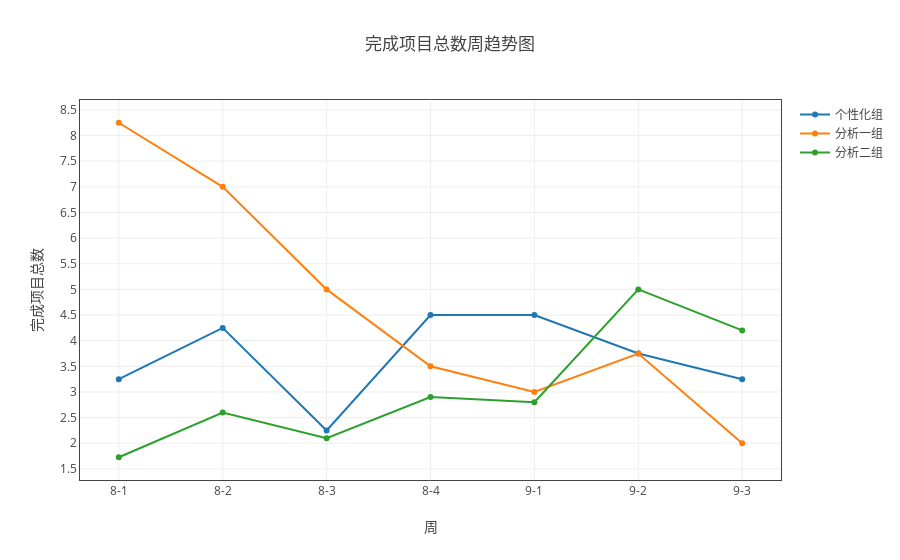

Source (notebook cell):
### Markdown cell above
### 各组人均完成项目数情况

### Code cell
data_dict = {'完成项目总数':['完成商业项目数','完成个性化数','+']}
myModule.plot( all_dict, data_dict, '组别','line',by_person=True ,time_list = time_list )

### Figure 1 — Plotly figure (JSON) as saved in the notebook; plotly's stock layout.template omitted (floating-point values rounded to 4 significant figures)
{"data": [{"name": "个性化组", "type": "scatter", "uid": "024dd2c2-c55c-11e8-97d0-a81e84e6c740", "x": ["8-1", "8-2", "8-3", "8-4", "9-1", "9-2", "9-3"], "y": [3.25, 4.25, 2.25, 4.5, 4.5, 3.75, 3.25]}, {"name": "分析一组", "type": "scatter", "uid": "024dd8e4-c55c-11e8-97d0-a81e84e6c740", "x": ["8-1", "8-2", "8-3", "8-4", "9-1", "9-2", "9-3"], "y": [8.25, 7, 5, 3.5, 3, 3.75, 2]}, {"name": "分析二组", "type": "scatter", "uid": "024ddc22-c55c-11e8-97d0-a81e84e6c740", "x": ["8-1", "8-2", "8-3", "8-4", "9-1", "9-2", "9-3"], "y": [1.727, 2.6, 2.1, 2.9, 2.8, 5, 4.2]}], "layout": {"title": "完成项目总数周趋势图", "xaxis": {"mirror": "all", "nticks": 20, "showgrid": true, "showline": true, "title": "周", "zeroline": true}, "yaxis": {"mirror": "all", "nticks": 20, "showgrid": true, "showline": true, "title": "完成项目总数", "zeroline": true}}}
